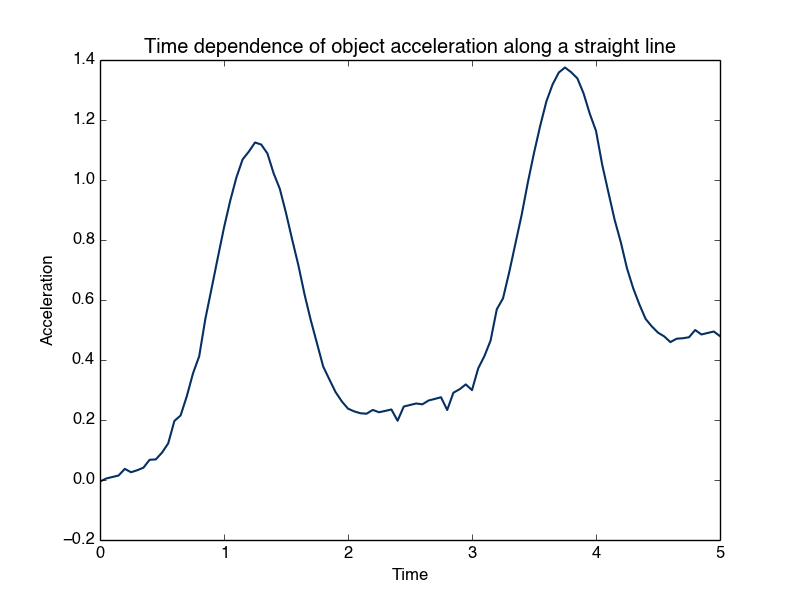

Write the Python code that produced this figure.
# Excercise 6.5
import numpy as np
import matplotlib.pyplot as plt
import sys


def velocity(a, k, dt):
    v = (a[k]) / 2   # a[0] is assumed to be 0
    for i in xrange(1, k):
        v += a[i]
    v *= dt
    return v

try:
    k = int(sys.argv[1])
    dt = float(sys.argv[2])
except IndexError:
    print 'k and dt must be given on the command line'
    sys.exit(1)

acc = np.loadtxt('acc.dat')
time = np.array([i * dt for i in range(0, len(acc))])
print 'Average velocity over first %d steps = %f' % (k, velocity(acc, k, dt))

plt.plot(time, acc, color='#053061', linewidth=1.5)
plt.xlabel('Time')
plt.ylabel('Acceleration')
plt.title('Time dependence of object acceleration along a straight line')
plt.show()

"""
Sample run:
python acc2vel_v1.py 100 0.1
Average velocity over first 100 steps = 5.617364
"""
